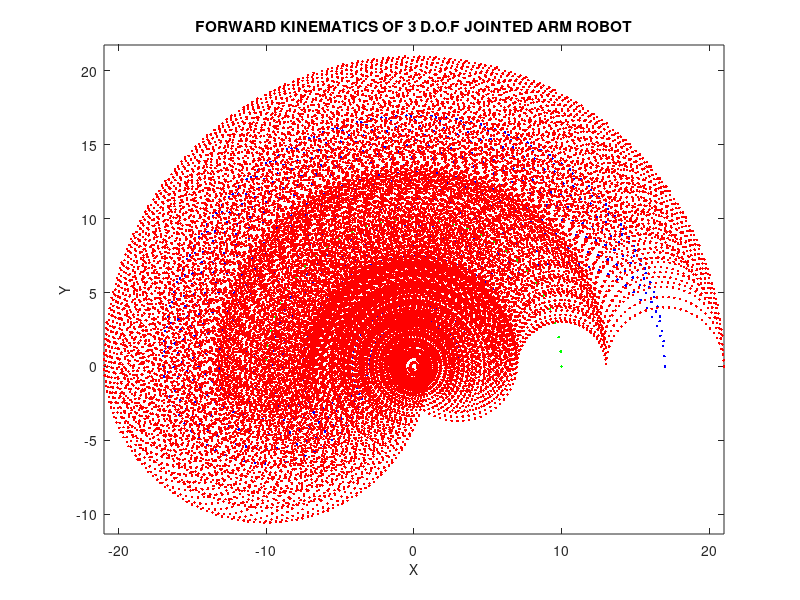

MATLAB code for this plot:
clc
L1 = 10; % link1 length
L2 = 07; % link2 length
L3 = 04; % link3 length

theta1 = 0:0.1:pi; % joint1 constraints
theta2 = 0:0.1:pi; % joint2 constraints 
theta3 = 0:0.1:pi; % joint3 constraints
[THETA1, THETA2, THETA3] = meshgrid (theta1, theta2, theta3);

X = L1*cos(THETA1) + L2*cos(THETA1+THETA2) + L3*cos(THETA1+THETA2+THETA3);
Y = L1*sin(THETA1) + L2*sin(THETA1+THETA2) + L3*sin(THETA1+THETA2+THETA3);
X1 = L1*cos(THETA1) + L2*cos(THETA1+THETA2);
Y1 = L1*sin(THETA1) + L2*sin(THETA1+THETA2);
X2 = L1*cos(THETA1);
Y2 = L1*sin(THETA1);

data1 = [X2(:), Y2(:), THETA1(:)];
data2 = [X1(:), Y1(:), THETA2(:)];
data3 = [X(:), Y(:), THETA3(:)];

figure; % work volume plot
plot(X2(:), Y2(:), 'g.', X1(:), Y1(:), 'b.', X(:), Y(:), 'r.');
axis equal;
xlabel('X', 'fontsize', 10);
ylabel('Y', 'fontsize', 10);
title("FORWARD KINEMATICS OF 3 D.O.F JOINTED ARM ROBOT");
hold on;